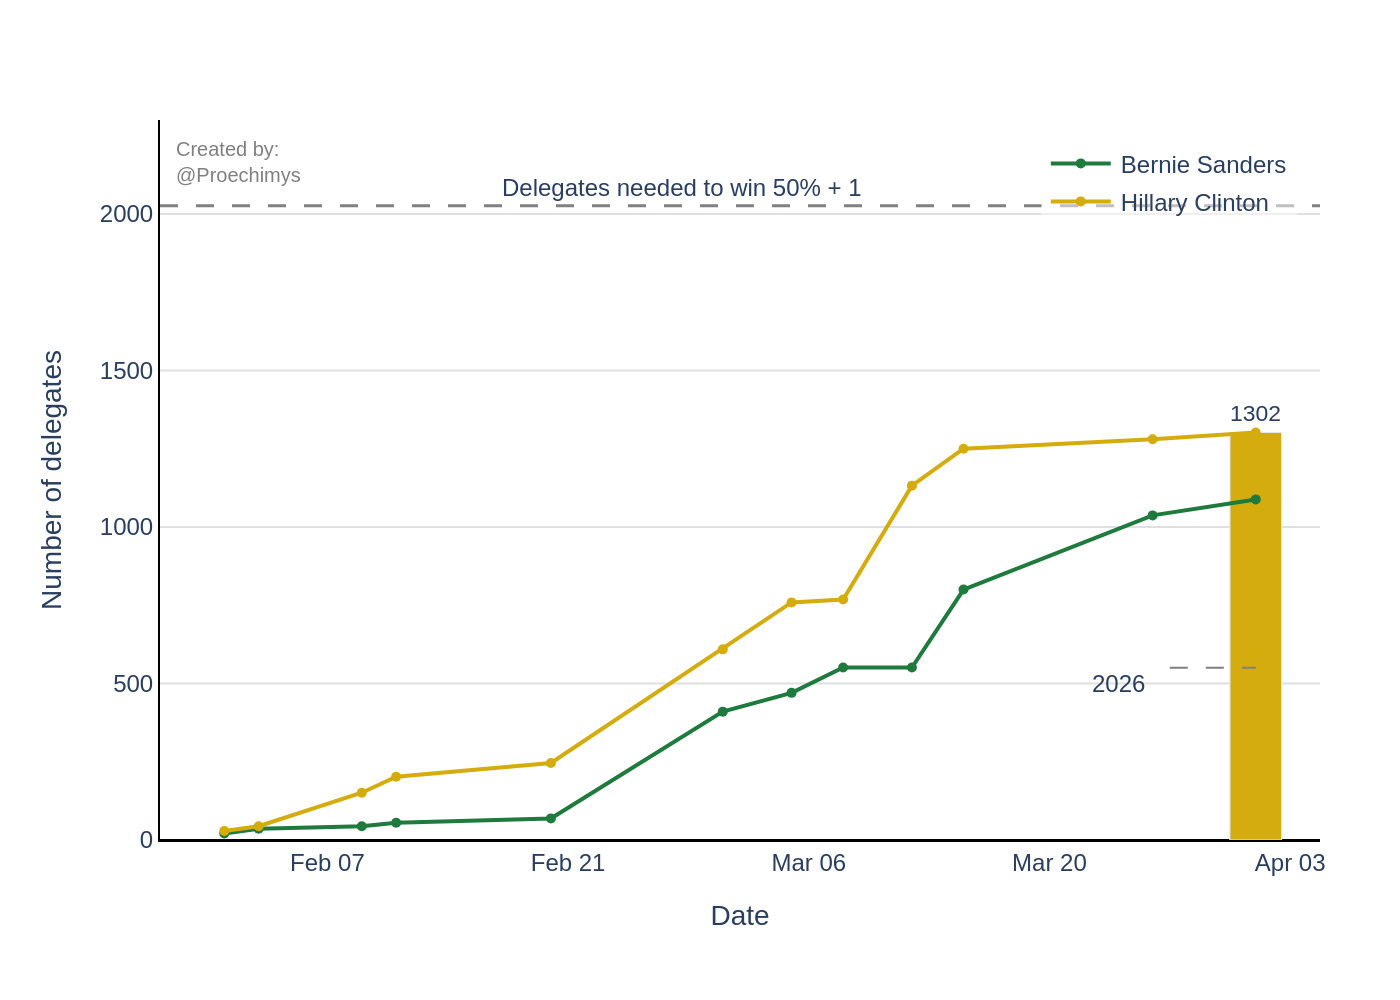

Python code for this plot:
import sys
import json
import pathlib
import plotly.graph_objects as go

# --- 1. Load data from JSON file ---
if len(sys.argv) != 2:
    print("Usage: python create_chart.py <json_file_path>")
    sys.exit(1)

json_path = pathlib.Path(sys.argv[1])
if not json_path.is_file():
    print(f"Error: JSON file not found at {json_path}")
    sys.exit(1)

with open(json_path, 'r', encoding='utf-8') as f:
    chart_config = json.load(f)

chart_data = chart_config['chart_data']
texts = chart_config['texts']
colors = chart_config['colors']
ref_line_y = chart_config['ref_line_y']

# --- 2. Create Figure ---
fig = go.Figure()

# --- 3. Add Line Traces ---
for i, series in enumerate(chart_data):
    fig.add_trace(go.Scatter(
        x=series['x'],
        y=series['y'],
        name=series['name'],
        mode='lines+markers',
        line=dict(color=colors[i], width=2),
        marker=dict(color=colors[i], size=5)
    ))

# --- 4. Add Bar Traces for the final values ---
for i, series in enumerate(chart_data):
    fig.add_trace(go.Bar(
        x=[series['x'][-1]],
        y=[series['y'][-1]],
        name=series['name'], # Name is needed for grouping
        marker_color=colors[i],
        text=[str(series['y'][-1])],
        textposition='outside',
        textfont=dict(family="Arial", size=12),
        showlegend=False,
        width=86400000 * 3 # width in milliseconds (approx 3 days)
    ))

# --- 5. Add Reference Line and Annotations ---
fig.add_hline(
    y=ref_line_y,
    line_width=1.5,
    line_dash="dash",
    line_color="grey"
)

# Annotations list
annotations = [
    # Reference line label
    go.layout.Annotation(
        text=texts['ref_line_label'],
        align='left',
        showarrow=False,
        xref='paper',
        yref='y',
        x=0.45,
        y=ref_line_y,
        yanchor='bottom',
        font=dict(family="Arial", size=12),
    ),
    # Credit text
    go.layout.Annotation(
        text=texts['credit'],
        align='left',
        showarrow=False,
        xref='paper',
        yref='paper',
        x=0.01,
        y=0.98,
        xanchor='left',
        yanchor='top',
        font=dict(family="Arial", size=10, color='grey'),
    ),
    # "2026" annotation text on the right
    go.layout.Annotation(
        text=texts['end_annotation_text'],
        align='center',
        showarrow=False,
        xref='x',
        yref='y',
        x='2016-03-24',
        y=500,
        font=dict(family="Arial", size=12),
    )
]
fig.update_layout(annotations=annotations)

# Dashed line shape next to the '2026' annotation
fig.add_shape(
    type="line",
    xref="x", yref="y",
    x0='2016-03-27', y0=550,
    x1='2016-04-01', y1=550,
    line=dict(
        color="grey",
        width=1,
        dash="dash",
    )
)

# --- 6. Configure Layout ---
fig.update_layout(
    font=dict(family="Arial"),
    plot_bgcolor='white',
    xaxis=dict(
        title=texts['x_axis_title'],
        tickformat='%b %d',
        showgrid=False,
        linecolor='black',
        zeroline=False
    ),
    yaxis=dict(
        title=texts['y_axis_title'],
        range=[0, 2300],
        gridcolor='#e0e0e0',
        linecolor='black',
        zeroline=True,
        zerolinewidth=1,
        zerolinecolor='black'
    ),
    legend=dict(
        yanchor="top",
        y=0.98,
        xanchor="right",
        x=0.98,
        bgcolor='rgba(255,255,255,0.5)'
    ),
    margin=dict(l=80, r=40, t=60, b=80),
    barmode='group',
    bargap=0.1,
    bargroupgap=0.0
)

# --- 7. Save Image ---
output_filename = json_path.stem + ".png"
fig.write_image(output_filename, scale=2)

print(f"Chart saved to {output_filename}")
